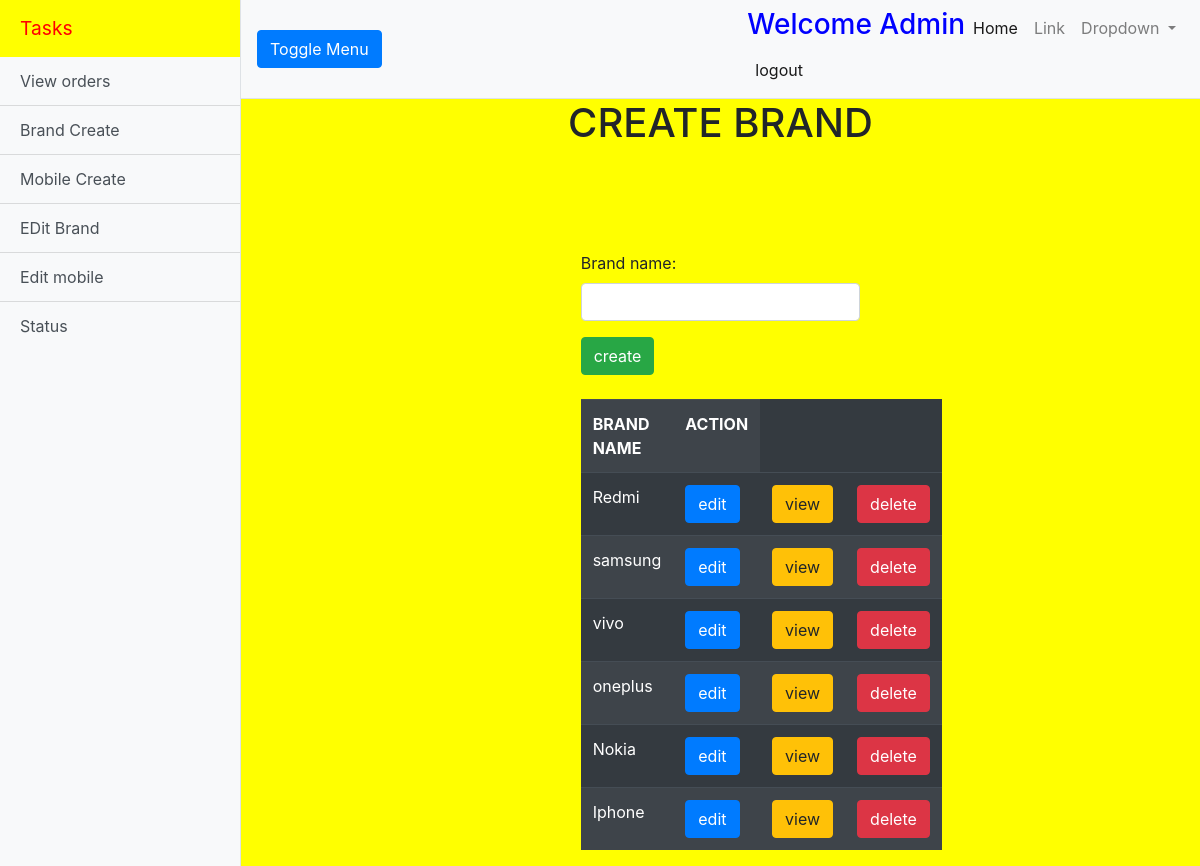
The app's page /brand/create/ with its own data.
### product/models.py (models this page shows, shortened)
class Brand(models.Model):
    brand_name=models.CharField(max_length=120,unique=True)

### product/views.py (the view, shortened to what this page needs)
# urls.py: path('create/', createBrand,name='createbrand'),
def createBrand(request):
    form = BrandForm
    context = {}
    context['form'] = form
    obj = Brand.objects.all()
    context['brands'] = obj
    return render(request, 'product/create_brand.html', context)

### product/templates/product/create_brand.html (shortened to what this page needs)
<!DOCTYPE html>
<html lang="en">
{% extends "product/adminhome.html" %}
{% block body_block %}
<h1 align="center">CREATE BRAND</h1>
<br><br><br></br>
<form method="post">
    <div class="container">
        <div class="row">
            <div class="col-4"></div>
            <div class="col-4">
                {{form.as_p}}
                <input type="submit" class="btn btn-success" value="create"><br><br>
                <table class="table table-striped table-dark">
                    <th>BRAND NAME</th>
                    <th>ACTION</th>
                    {% for brand in brands %}
                    <tr>
                        <td>{{brand.brand_name}}</td>
                        <td> <a href="{% url 'editbrand' brand.id %}" class="btn btn-primary">edit</a></td>
                         <td> <a href="#" class="btn btn-warning">view</a></td>
                         <td> <a href="{% url 'deletebrand' brand.id %}" class="btn btn-danger">delete</a></td>
                    </tr>
                    {% endfor %}
                </table>
            </div>
        </div>
    </div>
</form>
{% endblock %}

### product/static/css/style.css (style rules this page uses)
a { color:blue; }

### records on screen
Brand: brand_name "Redmi"
Brand: brand_name "samsung"
Brand: brand_name "vivo"
Brand: brand_name "oneplus"
Brand: brand_name "Nokia"
Brand: brand_name "Iphone"
